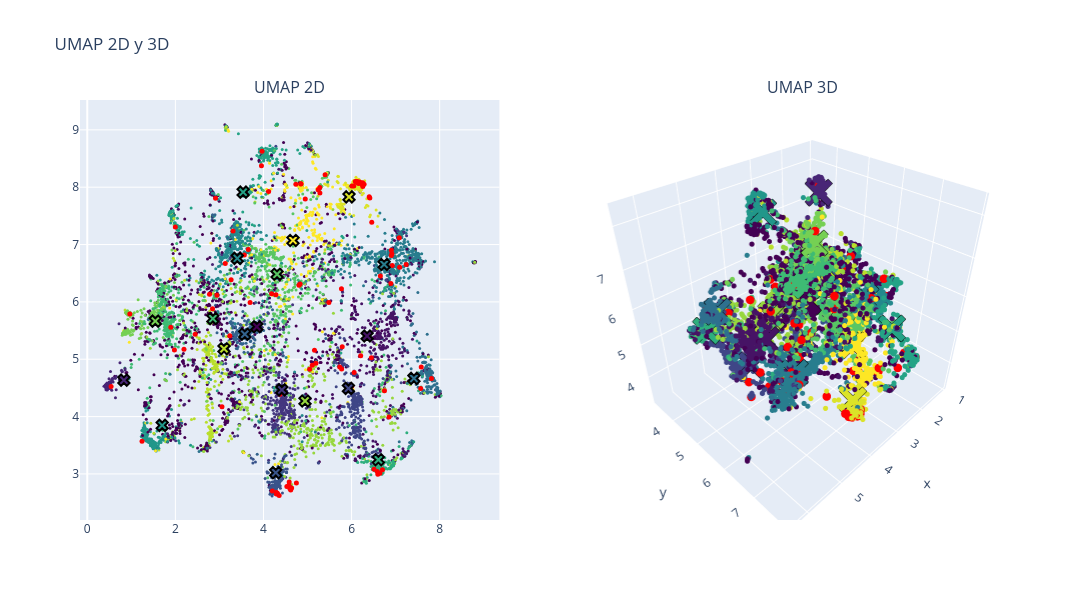

The code cell stored with this chart in its notebook:
### Code cell
# UMAP

# Calcular los centroides de cada cluster
centroides_2d = df.groupby(clustering_method)[['umap2d_1', 'umap2d_2']].mean()
centroides_3d = df.groupby(clustering_method)[['umap3d_1', 'umap3d_2', 'umap3d_3']].mean()

fig = make_subplots(rows=1, cols=2, subplot_titles=("UMAP 2D", "UMAP 3D"), 
                    specs=[[{"type": "scatter"}, {"type": "scatter3d"}]])

# Puntos normales en 2D
fig.add_trace(
    go.Scatter(x=df['umap2d_1'], y=df['umap2d_2'], mode='markers',
               marker=dict(color=df[clustering_method], colorscale='Viridis', size=3),
               text=["Cluster: " + str(c) + "<br>Titulo: " + t for c, t in zip(df[clustering_method], data['title'])],  
               hovertemplate="%{text}<br>x: %{x}<br>y: %{y}<extra></extra>"),
    row=1, col=1)

# Puntos resaltados en 2D
fig.add_trace(
    go.Scatter(x=df.loc[indices_knn[0], 'umap2d_1'], 
               y=df.loc[indices_knn[0], 'umap2d_2'], 
               mode='markers',
               marker=dict(color='red', size=5, opacity=1), 
               text=["Cluster: " + str(c) + "<br>Titulo: " + t for c, t in zip(df.loc[indices_knn[0], clustering_method], data.loc[indices_knn[0], 'title'])],  
               hovertemplate="%{text}<br>x: %{x}<br>y: %{y}<extra></extra>"),
    row=1, col=1)

# Centroides en 2D
fig.add_trace(
    go.Scatter(x=centroides_2d['umap2d_1'], 
               y=centroides_2d['umap2d_2'], 
               mode='markers',
               marker=dict(symbol='x', color=centroides_2d.index, colorscale='Viridis', size=10, line=dict(color='black', width=2)),
               text=["Centroide: " + str(c) for c in centroides_2d.index],
               hovertemplate="%{text}<br>x: %{x}<br>y: %{y}<extra></extra>"),
    row=1, col=1)

# Puntos normales en 3D
fig.add_trace(
    go.Scatter3d(x=df['umap3d_1'], y=df['umap3d_2'], z=df['umap3d_3'], mode='markers',
                 marker=dict(color=df[clustering_method], colorscale='Viridis', size=3, opacity=1),
                 text=["Cluster: " + str(c) + "<br>Titulo: " + t for c, t in zip(df[clustering_method], data['title'])],  
                 hovertemplate="%{text}<br>x: %{x}<br>y: %{y}<br>z: %{z}<extra></extra>"),
    row=1, col=2)

# Puntos resaltados en 3D
fig.add_trace(
    go.Scatter3d(x=df.loc[indices_knn[0], 'umap3d_1'], 
                 y=df.loc[indices_knn[0], 'umap3d_2'], 
                 z=df.loc[indices_knn[0], 'umap3d_3'], 
                 mode='markers',
                 marker=dict(color='red', size=5, opacity=1), 
                 text=["Cluster: " + str(c) + "<br>Titulo: " + t for c, t in zip(df.loc[indices_knn[0], clustering_method], data.loc[indices_knn[0], 'title'])],  
                 hovertemplate="%{text}<br>x: %{x}<br>y: %{y}<br>z: %{z}<extra></extra>"),
    row=1, col=2)

# Centroides en 3D
fig.add_trace(
    go.Scatter3d(x=centroides_3d['umap3d_1'], 
                 y=centroides_3d['umap3d_2'], 
                 z=centroides_3d['umap3d_3'], 
                 mode='markers',
                 marker=dict(symbol='x', color=centroides_3d.index, colorscale='Viridis', size=10, line=dict(color='black', width=2)),
                 text=["Centroide: " + str(c) for c in centroides_3d.index],
                 hovertemplate="%{text}<br>x: %{x}<br>y: %{y}<br>z: %{z}<extra></extra>"),
    row=1, col=2)

fig.update_layout(height=600, width=1200, title_text="UMAP 2D y 3D", showlegend=False)
fig.show()

### Figure 1 — Plotly figure (JSON) as saved in the notebook; plotly's stock layout.template omitted (floating-point values rounded to 4 significant figures; data arrays with more than 128 entries replaced by an {"elided": "..."} marker saying what was removed)
{"data": [{"hovertemplate": "%{text}<br>x: %{x}<br>y: %{y}<extra></extra>", "marker": {"color": {"elided": "6682 int values"}, "colorscale": [[0, "#440154"], [0.1111, "#482878"], [0.2222, "#3e4989"], [0.3333, "#31688e"], [0.4444, "#26828e"], [0.5556, "#1f9e89"], [0.6667, "#35b779"], [0.7778, "#6ece58"], [0.8889, "#b5de2b"], [1, "#fde725"]], "size": 3}, "mode": "markers", "text": {"elided": "6682 str values"}, "type": "scatter", "x": {"elided": "6682 float values"}, "xaxis": "x", "y": {"elided": "6682 float values"}, "yaxis": "y"}, {"hovertemplate": "%{text}<br>x: %{x}<br>y: %{y}<extra></extra>", "marker": {"color": "red", "opacity": 1, "size": 5}, "mode": "markers", "text": ["Cluster: 0<br>Titulo: application of neural network controller and policy gradient reinforcement learning on modular multilevel converter  mmc    a proof of concept", "Cluster: 0<br>Titulo: optimized real time control for modular multilevel converters using adaptive neural networks", "Cluster: 10<br>Titulo: state of charge  soc  balancing of battery modular multilevel management  bm   converter using q learning", "Cluster: 19<br>Titulo: reinforcement learning based modulation for balancing capacitor voltage and thermal stress to enhance current capability of mmcs", "Cluster: 9<br>Titulo: level increased ishe modulation method for modular multilevel converters based on ddpg", "Cluster: 18<br>Titulo: open circuit fault diagnosis for a modular multilevel converter based on hybrid machine learning", "Cluster: 5<br>Titulo: neural network controller based on direct and indirect model predictive for modular multilevel converters", "Cluster: 18<br>Titulo: compound fault diagnosis method of modular multilevel converter based on improved capsule network", "Cluster: 18<br>Titulo: dc short circuit fault detection for mmc hvdc grid based on improved dbn and dc fault current statistical features", "Cluster: 0<br>Titulo: inverse application of artificial intelligence for the control of power converters", "Cluster: 0<br>Titulo: fault diagnosis for modular multilevel converter  mmc  based on deep learning  an edge implementation using binary neural network", "Cluster: 5<br>Titulo: neural network based model predictive control approach for modular multilevel converters", "Cluster: 18<br>Titulo: an open circuit faults diagnosis method based on xg boost used in mmc", "Cluster: 5<br>Titulo: predictor based data driven model free adaptive predictive control of power converters using machine learning", "Cluster: 16<br>Titulo: reinforcement learning based false data injection attacks detector for modular multilevel converters", "Cluster: 5<br>Titulo: machine learning emulation of model predictive control for modular multilevel converters", "Cluster: 0<br>Titulo: machine learning based modeling for real time inferencer in the loop hardware emulation of high speed rail microgrid", "Cluster: 0<br>Titulo: machine learning based modeling for real time inferencer in the loop hardware emulation of high speed rail microgrid", "Cluster: 0<br>Titulo: artificial intelligence applications in the control and performance improvement of modular multilevel converters  a review", "Cluster: 0<br>Titulo: hybrid condition monitoring for power converters  learning based methods with statistical guarantees", "Cluster: 18<br>Titulo: open circuit fault diagnosis for modular multilevel converter using wavelet neural network", "Cluster: 5<br>Titulo: auto tuned model predictive control based neural network controller for modular multilevel converters", "Cluster: 5<br>Titulo: design and analysis of the model predictive control implemented by the ann technique for mmc based rectifier with improved grid adaptability", "Cluster: 12<br>Titulo: ac side impedance based stability assessment in grid forming modular multilevel converters", "Cluster: 18<br>Titulo: igbt open circuit fault diagnosis method for a modular multilevel converter based on pnn md", "Cluster: 19<br>Titulo: a connectionist based approach for reducing the number of voltage sensors in modular multilevel converter", "Cluster: 12<br>Titulo: data driven impedance identification and stability online assessment of dfig based wind farm integration with mmc hvdc", "Cluster: 13<br>Titulo: new power electronic interface combining dc transmission  a medium frequency bus and an ac ac converter to integrate deep sea facilities with the ac grid", "Cluster: 8<br>Titulo: adaptive fault current limiting strategy for flexible dc power grids based on deep neural networks", "Cluster: 0<br>Titulo: health management of power electronics systems", "Cluster: 18<br>Titulo: deep convolution neural network based fault detection and identification for modular multilevel converters", "Cluster: 5<br>Titulo: neural predictor based low switching frequency fcs mpc for mmc with online weighting factors tuning", "Cluster: 19<br>Titulo: distributed neural network observer for submodule capacitor voltage estimation in modular multilevel converters", "Cluster: 18<br>Titulo: application of artificial intelligence to diagnose faults of grid tied solar power systems", "Cluster: 0<br>Titulo: reinforcement learning based method to exploit vulnerabilities of false data injection attack detectors in modular multilevel converters", "Cluster: 18<br>Titulo: fault diagnosis of modular multilevel converter based on  dcnn and lstm network", "Cluster: 3<br>Titulo: machine learning based operating region extension of modular multilevel converters under unbalanced grid faults", "Cluster: 18<br>Titulo: an open circuit fault detection and location strategy for mmc with feature extraction and random forest", "Cluster: 1<br>Titulo: machine learning enhanced predictive control for modular multilevel converters in hvdc transmission systems", "Cluster: 11<br>Titulo: thermal estimation of modular multilevel converter submodule using deep regression on gru and lstm network", "Cluster: 5<br>Titulo: neural network based model predictive controllers for modular multilevel converters", "Cluster: 0<br>Titulo: a novel concept for modular multilevel universal power controller  mupc ", "Cluster: 2<br>Titulo: gwo based pi controller assisted half bridge sub module mmc for hybrid energy system", "Cluster: 12<br>Titulo: transfer learning framework for impedance characterization of modular multilevel converters", "Cluster: 7<br>Titulo: artificial neural network based pi control of battery energy storage system connected with mmc hvdc system", "Cluster: 5<br>Titulo: data driven neural predictors based robust mpc for power converters", "Cluster: 0<br>Titulo: dcscf detection method of mmc dc grid based on statistical feature and dbn softmax", "Cluster: 14<br>Titulo: effective voltage balancing control for modular multilevel converter without current sensors", "Cluster: 0<br>Titulo: power management systems for harmonic elimination using federated learning approach", "Cluster: 12<br>Titulo: on internal stable modes of modular multilevel converters", "Cluster: 5<br>Titulo: bayesian regularization based mpc for a hybrid modular multilevel converter", "Cluster: 6<br>Titulo:  front cover ", "Cluster: 12<br>Titulo: complementing ac and dc terminal stability analyses of mmc with circulating current inner loop impedance model", "Cluster: 7<br>Titulo: small signal modeling of sending end offshore wind power mmc hvdc integration system considering positive and negative sequence separation module", "Cluster: 18<br>Titulo: open circuit fault detection and location in mmcs with multivariate gaussian distribution", "Cluster: 0<br>Titulo: reliability improvement of mmc in energy storage system using ann based sensorless estimation for sub module voltages", "Cluster: 0<br>Titulo: power theory based dimensionality reduction for fault detection and identification in power electronics", "Cluster: 1<br>Titulo: control strategies of mmc hvdc connected to passive networks", "Cluster: 18<br>Titulo: a fast data driven method for submodule open circuit fault localization in a modular multilevel converter", "Cluster: 0<br>Titulo: a novel strategy for dc distribution start up based on mmc", "Cluster: 14<br>Titulo: capacitor monitoring for modular multilevel converters based on intelligent algorithm", "Cluster: 4<br>Titulo: data driven modeling of modular multilevel converters based on hht and cnn lstm am neural network", "Cluster: 0<br>Titulo: a scalable multi input multi level voltage sourced converter", "Cluster: 0<br>Titulo: disortnet  a network protocol with distributed sorting for modular multilevel converters", "Cluster: 16<br>Titulo: neural predictor based dynamic surface predictive control for power converters", "Cluster: 4<br>Titulo: physical mechanism and data hybrid modeling for device level emulation of modular multilevel converter", "Cluster: 13<br>Titulo: online optimization of multi degree of freedom inductor current rms for modular multilevel dual active bridge converter", "Cluster: 14<br>Titulo: an on line capacitor condition monitoring method based on switching frequencies for modular multilevel converters", "Cluster: 12<br>Titulo: transfer learning based online impedance identification for modular multilevel converters", "Cluster: 8<br>Titulo: fault analysis and voltage support strategy through equivalent line impedances for mmcs in ac dc hybrid distribution networks under asymmetrical faults", "Cluster: 7<br>Titulo: mmc based multi terminal hvdc subsea power transmission system with the integration of offshore renewable energy", "Cluster: 10<br>Titulo: estimation of battery parameters in cascaded half bridge converters with reduced voltage sensors", "Cluster: 13<br>Titulo: increasing dc system stability thanks to energy control in mmc based dc dc converters", "Cluster: 18<br>Titulo: an open circuit faults diagnosis method for mmc based on extreme gradient boosting", "Cluster: 13<br>Titulo: reliability and economic evaluation of ac   dc distribution network with sensitive load", "Cluster: 4<br>Titulo: fine grained network decomposition for massively parallel electromagnetic transient simulation of large power systems", "Cluster: 8<br>Titulo: computation of transient short circuit currents analytically in multiport flexible dc transmission system", "Cluster: 8<br>Titulo: fault isolation scheme based on circuit breaker optimization strategy in dc distribution network", "Cluster: 13<br>Titulo: operation principles of quasi z source modular multilevel converters", "Cluster: 7<br>Titulo: alternative control approach for the offshore grid of wind power plants", "Cluster: 0<br>Titulo: denoising and voltage estimation in modular multilevel converters using deep neural networks", "Cluster: 14<br>Titulo: capacitor parameter estimation based on wavelet transform and convolution neural network", "Cluster: 5<br>Titulo: model free sequential predictive control for mmc with variable candidate set", "Cluster: 0<br>Titulo: synthesis of multistage and multilevel converters", "Cluster: 8<br>Titulo: dc fault current calculation and fault level analysis in mmc mvdc system", "Cluster: 0<br>Titulo: detailed modelling and control of a modular multilevel converter with full bridge submodules in a multi terminal high voltage dc network", "Cluster: 8<br>Titulo: research on a novel dc circuit breaker based on artificial current zero crossing", "Cluster: 4<br>Titulo: generic vsc and low level switching control models for offline simulation of vsc hvdc systems", "Cluster: 9<br>Titulo: optimal modulation method for modular multilevel converters in medium voltage dc distribution networks", "Cluster: 0<br>Titulo: improving power quality using spwm control in modular multilevel converters", "Cluster: 11<br>Titulo: silicon carbide enabled medium voltage dc transmission systems for rapid electric vehicle charging in the uk", "Cluster: 4<br>Titulo: supervisory real time multidomain modeling and hardware emulation of fuel cell hybrid electric bus behavioral transients", "Cluster: 8<br>Titulo: providing dc fault ride through capability to h bridge mmc based hvdc networks", "Cluster: 0<br>Titulo: modelling and control of a novel east european multiterminal high voltage dc network", "Cluster: 0<br>Titulo: a generalized switched inductor cell modular multilevel inverter", "Cluster: 13<br>Titulo: investigation of a new alternate arm modular multilevel converter topology for hvdc applications", "Cluster: 8<br>Titulo: fault isolation method for smart dc distribution networks with multiple types of converters", "Cluster: 15<br>Titulo: fault characteristic analysis and simulation of power electronic transformer based on mmc in distribution network", "Cluster: 0<br>Titulo: conducted emi emissions in spwm based control modular multilevel converters", "Cluster: 14<br>Titulo: an improved resnet based method for online assessment of the aging state of mmc sub module capacitors"], "type": "scatter", "x": [4.284, 4.185, 1.243, 3.954, 3.657, 6.138, 4.296, 6.247, 6.415, 6.747, 6.167, 4.356, 6.15, 4.618, 5.05, 4.317, 5.732, 5.774, 4.202, 6.255, 6.284, 4.295, 4.53, 6.851, 6.131, 5.281, 6.701, 1.978, 7.084, 5.158, 6.05, 4.618, 5.399, 6.458, 5.108, 6.241, 4.373, 6.085, 4.584, 3.967, 4.307, 3.058, 0.5401, 6.643, 4.747, 4.598, 6.401, 5.28, 3.31, 6.51, 4.289, 3.236, 6.584, 7.569, 6.101, 4.807, 4.117, 6.449, 6.008, 5.485, 4.831, 6.251, 2.196, 5.19, 4.639, 5.788, 3.696, 4.848, 6.596, 7.239, 7.582, 4.949, 1.896, 6.185, 6.654, 6.059, 6.924, 6.902, 2.844, 7.814, 5.241, 4.851, 4.577, 2.45, 6.893, 5.77, 6.903, 3.265, 3.565, 3.132, 1.999, 6.006, 7.09, 6.207, 2.775, 2.944, 6.915, 0.9654, 2.912, 4.735], "xaxis": "x", "y": [6.125, 6.143, 3.568, 8.376, 6.913, 8.072, 2.653, 8.042, 7.812, 4.448, 8.064, 2.623, 8.088, 2.718, 4.824, 2.659, 4.863, 4.828, 2.703, 8.012, 8.051, 2.649, 2.781, 3.992, 8.097, 7.9, 3.075, 5.162, 7.117, 5.156, 8.02, 2.747, 8.219, 7.387, 4.896, 8.067, 4.391, 8.099, 2.858, 8.626, 2.667, 4.173, 4.524, 3.011, 2.843, 2.744, 7.835, 7.995, 7.236, 3.083, 2.677, 5.409, 3.044, 4.489, 8.094, 6.29, 7.923, 5.026, 8.019, 5.988, 6.311, 8.075, 5.174, 4.932, 2.754, 5.217, 5.991, 8.055, 2.996, 6.653, 4.865, 7.793, 5.558, 8.091, 6.452, 4.768, 6.635, 6.811, 5.882, 4.663, 7.956, 8.058, 2.803, 5.437, 6.321, 6.229, 6.902, 6.386, 6.819, 6.668, 7.306, 4.534, 6.603, 5.059, 6.132, 6.116, 6.839, 5.79, 7.807, 8.053], "yaxis": "y"}, {"hovertemplate": "%{text}<br>x: %{x}<br>y: %{y}<extra></extra>", "marker": {"color": [0, 1, 2, 3, 4, 5, 6, 7, 8, 9, 10, 11, 12, 13, 14, 15, 16, 17, 18, 19], "colorscale": [[0, "#440154"], [0.1111, "#482878"], [0.2222, "#3e4989"], [0.3333, "#31688e"], [0.4444, "#26828e"], [0.5556, "#1f9e89"], [0.6667, "#35b779"], [0.7778, "#6ece58"], [0.8889, "#b5de2b"], [1, "#fde725"]], "line": {"color": "black", "width": 2}, "size": 10, "symbol": "x"}, "mode": "markers", "text": ["Centroide: 0", "Centroide: 1", "Centroide: 2", "Centroide: 3", "Centroide: 4", "Centroide: 5", "Centroide: 6", "Centroide: 7", "Centroide: 8", "Centroide: 9", "Centroide: 10", "Centroide: 11", "Centroide: 12", "Centroide: 13", "Centroide: 14", "Centroide: 15", "Centroide: 16", "Centroide: 17", "Centroide: 18", "Centroide: 19"], "type": "scatter", "x": [3.849, 6.352, 0.8313, 4.417, 5.929, 4.279, 3.575, 7.415, 6.738, 3.405, 1.7, 3.538, 6.608, 2.852, 4.309, 1.544, 4.943, 3.104, 5.942, 4.67], "xaxis": "x", "y": [5.566, 5.405, 4.634, 4.466, 4.492, 3.022, 5.436, 4.665, 6.652, 6.758, 3.847, 7.914, 3.247, 5.708, 6.481, 5.665, 4.272, 5.183, 7.83, 7.071], "yaxis": "y"}, {"hovertemplate": "%{text}<br>x: %{x}<br>y: %{y}<br>z: %{z}<extra></extra>", "marker": {"color": {"elided": "6682 int values"}, "colorscale": [[0, "#440154"], [0.1111, "#482878"], [0.2222, "#3e4989"], [0.3333, "#31688e"], [0.4444, "#26828e"], [0.5556, "#1f9e89"], [0.6667, "#35b779"], [0.7778, "#6ece58"], [0.8889, "#b5de2b"], [1, "#fde725"]], "opacity": 1, "size": 3}, "mode": "markers", "scene": "scene", "text": {"elided": "6682 str values"}, "type": "scatter3d", "x": {"elided": "6682 float values"}, "y": {"elided": "6682 float values"}, "z": {"elided": "6682 float values"}}, {"hovertemplate": "%{text}<br>x: %{x}<br>y: %{y}<br>z: %{z}<extra></extra>", "marker": {"color": "red", "opacity": 1, "size": 5}, "mode": "markers", "scene": "scene", "text": ["Cluster: 0<br>Titulo: application of neural network controller and policy gradient reinforcement learning on modular multilevel converter  mmc    a proof of concept", "Cluster: 0<br>Titulo: optimized real time control for modular multilevel converters using adaptive neural networks", "Cluster: 10<br>Titulo: state of charge  soc  balancing of battery modular multilevel management  bm   converter using q learning", "Cluster: 19<br>Titulo: reinforcement learning based modulation for balancing capacitor voltage and thermal stress to enhance current capability of mmcs", "Cluster: 9<br>Titulo: level increased ishe modulation method for modular multilevel converters based on ddpg", "Cluster: 18<br>Titulo: open circuit fault diagnosis for a modular multilevel converter based on hybrid machine learning", "Cluster: 5<br>Titulo: neural network controller based on direct and indirect model predictive for modular multilevel converters", "Cluster: 18<br>Titulo: compound fault diagnosis method of modular multilevel converter based on improved capsule network", "Cluster: 18<br>Titulo: dc short circuit fault detection for mmc hvdc grid based on improved dbn and dc fault current statistical features", "Cluster: 0<br>Titulo: inverse application of artificial intelligence for the control of power converters", "Cluster: 0<br>Titulo: fault diagnosis for modular multilevel converter  mmc  based on deep learning  an edge implementation using binary neural network", "Cluster: 5<br>Titulo: neural network based model predictive control approach for modular multilevel converters", "Cluster: 18<br>Titulo: an open circuit faults diagnosis method based on xg boost used in mmc", "Cluster: 5<br>Titulo: predictor based data driven model free adaptive predictive control of power converters using machine learning", "Cluster: 16<br>Titulo: reinforcement learning based false data injection attacks detector for modular multilevel converters", "Cluster: 5<br>Titulo: machine learning emulation of model predictive control for modular multilevel converters", "Cluster: 0<br>Titulo: machine learning based modeling for real time inferencer in the loop hardware emulation of high speed rail microgrid", "Cluster: 0<br>Titulo: machine learning based modeling for real time inferencer in the loop hardware emulation of high speed rail microgrid", "Cluster: 0<br>Titulo: artificial intelligence applications in the control and performance improvement of modular multilevel converters  a review", "Cluster: 0<br>Titulo: hybrid condition monitoring for power converters  learning based methods with statistical guarantees", "Cluster: 18<br>Titulo: open circuit fault diagnosis for modular multilevel converter using wavelet neural network", "Cluster: 5<br>Titulo: auto tuned model predictive control based neural network controller for modular multilevel converters", "Cluster: 5<br>Titulo: design and analysis of the model predictive control implemented by the ann technique for mmc based rectifier with improved grid adaptability", "Cluster: 12<br>Titulo: ac side impedance based stability assessment in grid forming modular multilevel converters", "Cluster: 18<br>Titulo: igbt open circuit fault diagnosis method for a modular multilevel converter based on pnn md", "Cluster: 19<br>Titulo: a connectionist based approach for reducing the number of voltage sensors in modular multilevel converter", "Cluster: 12<br>Titulo: data driven impedance identification and stability online assessment of dfig based wind farm integration with mmc hvdc", "Cluster: 13<br>Titulo: new power electronic interface combining dc transmission  a medium frequency bus and an ac ac converter to integrate deep sea facilities with the ac grid", "Cluster: 8<br>Titulo: adaptive fault current limiting strategy for flexible dc power grids based on deep neural networks", "Cluster: 0<br>Titulo: health management of power electronics systems", "Cluster: 18<br>Titulo: deep convolution neural network based fault detection and identification for modular multilevel converters", "Cluster: 5<br>Titulo: neural predictor based low switching frequency fcs mpc for mmc with online weighting factors tuning", "Cluster: 19<br>Titulo: distributed neural network observer for submodule capacitor voltage estimation in modular multilevel converters", "Cluster: 18<br>Titulo: application of artificial intelligence to diagnose faults of grid tied solar power systems", "Cluster: 0<br>Titulo: reinforcement learning based method to exploit vulnerabilities of false data injection attack detectors in modular multilevel converters", "Cluster: 18<br>Titulo: fault diagnosis of modular multilevel converter based on  dcnn and lstm network", "Cluster: 3<br>Titulo: machine learning based operating region extension of modular multilevel converters under unbalanced grid faults", "Cluster: 18<br>Titulo: an open circuit fault detection and location strategy for mmc with feature extraction and random forest", "Cluster: 1<br>Titulo: machine learning enhanced predictive control for modular multilevel converters in hvdc transmission systems", "Cluster: 11<br>Titulo: thermal estimation of modular multilevel converter submodule using deep regression on gru and lstm network", "Cluster: 5<br>Titulo: neural network based model predictive controllers for modular multilevel converters", "Cluster: 0<br>Titulo: a novel concept for modular multilevel universal power controller  mupc ", "Cluster: 2<br>Titulo: gwo based pi controller assisted half bridge sub module mmc for hybrid energy system", "Cluster: 12<br>Titulo: transfer learning framework for impedance characterization of modular multilevel converters", "Cluster: 7<br>Titulo: artificial neural network based pi control of battery energy storage system connected with mmc hvdc system", "Cluster: 5<br>Titulo: data driven neural predictors based robust mpc for power converters", "Cluster: 0<br>Titulo: dcscf detection method of mmc dc grid based on statistical feature and dbn softmax", "Cluster: 14<br>Titulo: effective voltage balancing control for modular multilevel converter without current sensors", "Cluster: 0<br>Titulo: power management systems for harmonic elimination using federated learning approach", "Cluster: 12<br>Titulo: on internal stable modes of modular multilevel converters", "Cluster: 5<br>Titulo: bayesian regularization based mpc for a hybrid modular multilevel converter", "Cluster: 6<br>Titulo:  front cover ", "Cluster: 12<br>Titulo: complementing ac and dc terminal stability analyses of mmc with circulating current inner loop impedance model", "Cluster: 7<br>Titulo: small signal modeling of sending end offshore wind power mmc hvdc integration system considering positive and negative sequence separation module", "Cluster: 18<br>Titulo: open circuit fault detection and location in mmcs with multivariate gaussian distribution", "Cluster: 0<br>Titulo: reliability improvement of mmc in energy storage system using ann based sensorless estimation for sub module voltages", "Cluster: 0<br>Titulo: power theory based dimensionality reduction for fault detection and identification in power electronics", "Cluster: 1<br>Titulo: control strategies of mmc hvdc connected to passive networks", "Cluster: 18<br>Titulo: a fast data driven method for submodule open circuit fault localization in a modular multilevel converter", "Cluster: 0<br>Titulo: a novel strategy for dc distribution start up based on mmc", "Cluster: 14<br>Titulo: capacitor monitoring for modular multilevel converters based on intelligent algorithm", "Cluster: 4<br>Titulo: data driven modeling of modular multilevel converters based on hht and cnn lstm am neural network", "Cluster: 0<br>Titulo: a scalable multi input multi level voltage sourced converter", "Cluster: 0<br>Titulo: disortnet  a network protocol with distributed sorting for modular multilevel converters", "Cluster: 16<br>Titulo: neural predictor based dynamic surface predictive control for power converters", "Cluster: 4<br>Titulo: physical mechanism and data hybrid modeling for device level emulation of modular multilevel converter", "Cluster: 13<br>Titulo: online optimization of multi degree of freedom inductor current rms for modular multilevel dual active bridge converter", "Cluster: 14<br>Titulo: an on line capacitor condition monitoring method based on switching frequencies for modular multilevel converters", "Cluster: 12<br>Titulo: transfer learning based online impedance identification for modular multilevel converters", "Cluster: 8<br>Titulo: fault analysis and voltage support strategy through equivalent line impedances for mmcs in ac dc hybrid distribution networks under asymmetrical faults", "Cluster: 7<br>Titulo: mmc based multi terminal hvdc subsea power transmission system with the integration of offshore renewable energy", "Cluster: 10<br>Titulo: estimation of battery parameters in cascaded half bridge converters with reduced voltage sensors", "Cluster: 13<br>Titulo: increasing dc system stability thanks to energy control in mmc based dc dc converters", "Cluster: 18<br>Titulo: an open circuit faults diagnosis method for mmc based on extreme gradient boosting", "Cluster: 13<br>Titulo: reliability and economic evaluation of ac   dc distribution network with sensitive load", "Cluster: 4<br>Titulo: fine grained network decomposition for massively parallel electromagnetic transient simulation of large power systems", "Cluster: 8<br>Titulo: computation of transient short circuit currents analytically in multiport flexible dc transmission system", "Cluster: 8<br>Titulo: fault isolation scheme based on circuit breaker optimization strategy in dc distribution network", "Cluster: 13<br>Titulo: operation principles of quasi z source modular multilevel converters", "Cluster: 7<br>Titulo: alternative control approach for the offshore grid of wind power plants", "Cluster: 0<br>Titulo: denoising and voltage estimation in modular multilevel converters using deep neural networks", "Cluster: 14<br>Titulo: capacitor parameter estimation based on wavelet transform and convolution neural network", "Cluster: 5<br>Titulo: model free sequential predictive control for mmc with variable candidate set", "Cluster: 0<br>Titulo: synthesis of multistage and multilevel converters", "Cluster: 8<br>Titulo: dc fault current calculation and fault level analysis in mmc mvdc system", "Cluster: 0<br>Titulo: detailed modelling and control of a modular multilevel converter with full bridge submodules in a multi terminal high voltage dc network", "Cluster: 8<br>Titulo: research on a novel dc circuit breaker based on artificial current zero crossing", "Cluster: 4<br>Titulo: generic vsc and low level switching control models for offline simulation of vsc hvdc systems", "Cluster: 9<br>Titulo: optimal modulation method for modular multilevel converters in medium voltage dc distribution networks", "Cluster: 0<br>Titulo: improving power quality using spwm control in modular multilevel converters", "Cluster: 11<br>Titulo: silicon carbide enabled medium voltage dc transmission systems for rapid electric vehicle charging in the uk", "Cluster: 4<br>Titulo: supervisory real time multidomain modeling and hardware emulation of fuel cell hybrid electric bus behavioral transients", "Cluster: 8<br>Titulo: providing dc fault ride through capability to h bridge mmc based hvdc networks", "Cluster: 0<br>Titulo: modelling and control of a novel east european multiterminal high voltage dc network", "Cluster: 0<br>Titulo: a generalized switched inductor cell modular multilevel inverter", "Cluster: 13<br>Titulo: investigation of a new alternate arm modular multilevel converter topology for hvdc applications", "Cluster: 8<br>Titulo: fault isolation method for smart dc distribution networks with multiple types of converters", "Cluster: 15<br>Titulo: fault characteristic analysis and simulation of power electronic transformer based on mmc in distribution network", "Cluster: 0<br>Titulo: conducted emi emissions in spwm based control modular multilevel converters", "Cluster: 14<br>Titulo: an improved resnet based method for online assessment of the aging state of mmc sub module capacitors"], "type": "scatter3d", "x": [2.64, 2.811, 3.408, 2.26, 1.503, 4.033, 2.349, 4.184, 4.326, 4.974, 4.069, 2.378, 4.069, 2.64, 3.375, 2.384, 4.478, 4.461, 2.497, 4.109, 4.171, 2.37, 2.547, 4.631, 4.049, 2.706, 5.041, 4.302, 5.298, 3.677, 3.914, 2.689, 2.675, 4.552, 3.406, 4.151, 2.509, 4.006, 2.553, 2.293, 2.399, 3.641, 2.372, 5.004, 4.972, 2.67, 4.307, 2.683, 1.145, 4.92, 2.34, 1.873, 4.948, 5.521, 3.983, 3.02, 2.547, 4.617, 3.907, 3.937, 3.037, 4.19, 3.582, 3.59, 2.706, 4.542, 3.243, 2.521, 5.057, 5.371, 4.835, 2.566, 4.18, 4.047, 4.922, 4.945, 5.164, 5.196, 2.408, 5.524, 2.704, 2.492, 2.645, 3.017, 5.265, 4.034, 5.204, 3.836, 1.727, 1.683, 2.547, 4.815, 5.352, 4.42, 2.161, 3.296, 5.051, 3.607, 1.176, 2.53], "y": [5.6, 5.749, 3.785, 7.465, 5.834, 7.595, 4.195, 7.514, 7.487, 4.651, 7.578, 4.201, 7.596, 4.181, 5.079, 4.188, 5.193, 5.203, 4.347, 7.553, 7.549, 4.179, 4.176, 4.028, 7.602, 6.557, 3.375, 5.357, 7.074, 5.477, 7.508, 4.149, 6.53, 7.139, 5.17, 7.551, 4.32, 7.639, 4.229, 7.792, 4.182, 4.433, 4.712, 3.333, 4.495, 4.166, 7.49, 6.534, 6.041, 3.443, 4.2, 4.446, 3.402, 4.343, 7.629, 5.92, 7.528, 4.84, 7.571, 5.774, 5.997, 7.477, 5.469, 5.234, 4.149, 5.364, 4.989, 6.954, 3.342, 6.713, 5.14, 6.433, 5.835, 7.608, 6.367, 5.054, 6.686, 6.755, 5.709, 4.497, 6.371, 6.974, 4.179, 5.296, 5.859, 6.173, 6.793, 5.438, 5.853, 5.973, 6.88, 4.837, 6.646, 5.302, 5.626, 6.151, 6.784, 5.834, 6.121, 7.0], "z": [4.823, 5.459, 7.918, 4.789, 5.162, 4.211, 3.323, 4.152, 4.338, 5.108, 4.204, 3.334, 4.157, 3.357, 3.992, 3.32, 3.682, 3.673, 3.453, 4.152, 4.181, 3.31, 3.383, 5.527, 4.178, 3.886, 4.816, 6.582, 5.563, 3.801, 4.244, 3.327, 3.686, 4.767, 3.949, 4.142, 4.715, 4.155, 3.389, 4.881, 3.298, 6.07, 8.197, 4.694, 5.798, 3.312, 4.329, 3.832, 5.18, 4.673, 3.365, 6.17, 4.721, 5.838, 4.19, 4.916, 4.547, 5.199, 4.219, 5.162, 5.001, 4.134, 6.787, 3.803, 3.346, 3.865, 4.808, 4.06, 4.776, 5.156, 6.396, 4.138, 6.806, 4.14, 5.874, 3.559, 5.209, 5.61, 6.457, 6.146, 3.815, 4.047, 3.408, 6.635, 5.079, 5.637, 5.612, 5.408, 4.843, 5.335, 6.683, 3.817, 5.391, 5.97, 6.586, 6.244, 5.478, 7.814, 4.304, 4.198]}, {"hovertemplate": "%{text}<br>x: %{x}<br>y: %{y}<br>z: %{z}<extra></extra>", "marker": {"color": [0, 1, 2, 3, 4, 5, 6, 7, 8, 9, 10, 11, 12, 13, 14, 15, 16, 17, 18, 19], "colorscale": [[0, "#440154"], [0.1111, "#482878"], [0.2222, "#3e4989"], [0.3333, "#31688e"], [0.4444, "#26828e"], [0.5556, "#1f9e89"], [0.6667, "#35b779"], [0.7778, "#6ece58"], [0.8889, "#b5de2b"], [1, "#fde725"]], "line": {"color": "black", "width": 2}, "size": 10, "symbol": "x"}, "mode": "markers", "scene": "scene", "text": ["Centroide: 0", "Centroide: 1", "Centroide: 2", "Centroide: 3", "Centroide: 4", "Centroide: 5", "Centroide: 6", "Centroide: 7", "Centroide: 8", "Centroide: 9", "Centroide: 10", "Centroide: 11", "Centroide: 12", "Centroide: 13", "Centroide: 14", "Centroide: 15", "Centroide: 16", "Centroide: 17", "Centroide: 18", "Centroide: 19"], "type": "scatter3d", "x": [3.368, 4.667, 2.434, 2.79, 4.626, 2.393, 1.9, 5.287, 4.986, 1.678, 3.411, 2.545, 5.01, 3.785, 2.615, 3.477, 3.693, 2.645, 3.892, 2.968], "y": [5.411, 5.386, 4.817, 4.4, 4.739, 4.354, 4.748, 4.555, 6.628, 5.795, 4.012, 7.235, 3.535, 5.798, 5.937, 5.698, 4.471, 5.154, 7.336, 6.51], "z": [5.796, 5.36, 7.997, 4.842, 4.191, 3.557, 5.762, 6.03, 5.389, 5.247, 7.573, 5.54, 4.802, 6.583, 5.013, 7.439, 5.073, 6.3, 4.324, 4.877]}], "layout": {"annotations": [{"font": {"size": 16}, "showarrow": false, "text": "UMAP 2D", "x": 0.225, "xanchor": "center", "xref": "paper", "y": 1, "yanchor": "bottom", "yref": "paper"}, {"font": {"size": 16}, "showarrow": false, "text": "UMAP 3D", "x": 0.775, "xanchor": "center", "xref": "paper", "y": 1, "yanchor": "bottom", "yref": "paper"}], "height": 600, "scene": {"domain": {"x": [0.55, 1], "y": [0, 1]}}, "showlegend": false, "title": {"text": "UMAP 2D y 3D"}, "width": 1200, "xaxis": {"anchor": "y", "domain": [0, 0.45]}, "yaxis": {"anchor": "x", "domain": [0, 1]}}}
